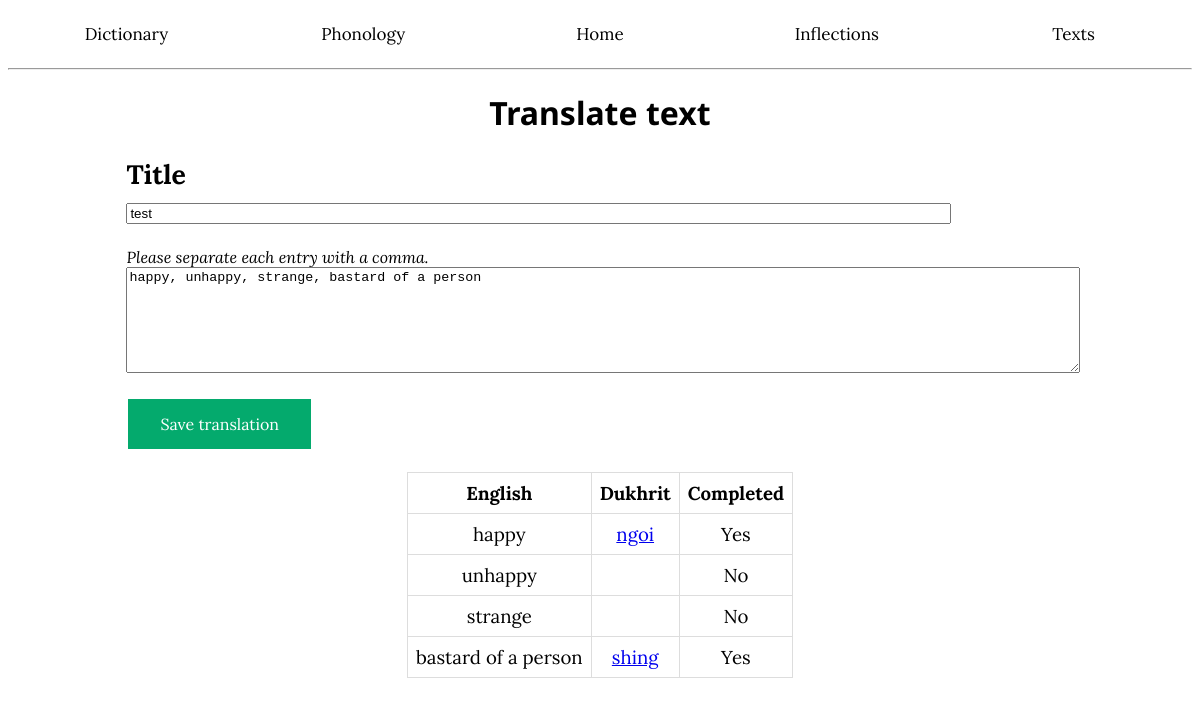
/checklist/3, run on the app's committed database.
### app/models.py (models this page shows, shortened)
class Texts(db.Model):
    __tablename__ = 'Texts'
    id: so.Mapped[int] = so.mapped_column(primary_key=True)
    title: so.Mapped[str] = so.mapped_column(index=True)
    status: so.Mapped[str] = so.mapped_column(index=True)
    content: so.Mapped[str] = so.mapped_column()
    translation: so.Mapped[str] = so.mapped_column(nullable=True)

class Lexicon(db.Model):
    __tablename__ = 'Lexicon'
    id: so.Mapped[int] = so.mapped_column(primary_key=True)
    word: so.Mapped[str] = so.mapped_column(sa.String(50), index=True)
    pronunciation: so.Mapped[str] = so.mapped_column(sa.String(50), nullable=True)
    conscript: so.Mapped[str] = so.mapped_column(sa.String(50), nullable=True)
    definition: so.Mapped[str] = so.mapped_column(sa.String(255), index=True)
    partofspeech: so.Mapped[str] = so.mapped_column(nullable=True)
    infclass: so.Mapped[str] = so.mapped_column(sa.String(10), nullable=True)
    wordclass: so.Mapped[int] = so.mapped_column(sa.String(1), nullable=True)
    notes: so.Mapped[str] = so.mapped_column(nullable=True)
    etymology: so.Mapped[str] = so.mapped_column(nullable=True)
    irregular: so.Mapped[bool] = so.mapped_column()

### app/routes.py (the view)
@app.route('/checklist/<id>', methods=['GET', 'POST'])
def editchecklist(id):
    match = Texts.query.filter(Texts.id == id).first()
    form = modifyText(obj=match)
    checklist = match.content.split(", ")
    exist = []
    complete = []
    if form.validate_on_submit():
        flash('Checklist has been updated.')
        match.title = form.title.data
        match.content = form.content.data
        return redirect(request.url)
    for entry in checklist:
        m2 = Lexicon.query.filter(Lexicon.definition.icontains(entry)).order_by(collate(Lexicon.word, 'NOCASE')).first()
        if m2 is not None:
            exist.append(m2.word)
            complete.append("Yes")
        else:
            exist.append("")
            complete.append("No")
    return render_template('modifychecklist.html', match=match, form=form, checklist=checklist,
                           exist=exist, complete=complete)

### app/forms.py
class modifyText(FlaskForm):
    title = StringField('Title', validators=[DataRequired()])
    content = TextAreaField('Original content', validators=[DataRequired()])
    submit = SubmitField('Save translation')

### app/templates/modifychecklist.html (shortened to what this page needs)
<!DOCTYPE html>
<html lang="en">
<head>
</head>
<body>
{% extends "base.html" %}
{% block content %}
<h1>Translate text</h1>
<form action="" method="post" novalidate>
    <h2>
        {{ form.title.label }}<br>{{ form.title(size=100) }}
    </h2>
    <subp style="margin-left: 10%;"><em>Please separate each entry with a comma.</em></subp>
    <br>
    {{ form.content(style="height: 100px; width: 80%; word-wrap: break-word; word-break: break-all; margin-left: 10%;") }}
    <p> {{ form.submit(class_="grb gena") }} </p>
    <table>
        <tbody>
        <tr>
            <td><b>English</b></td>
            <td><b>Dukhrit</b></td>
            <td><b>Completed</b></td>
        </tr>
        {% for word in checklist %}
        <tr>
            <td>
                {{ word }}
            </td>
            <td>
                <a href="{{ url_for('word', name=word) }}">{{ exist[checklist.index(word)] }}</a>
            </td>
            <td>
                {{ complete[checklist.index(word)] }}
            </td>
        </tr>
        {% endfor %}
        </tbody>
    </table>
</form>
{% endblock %}

### app/static/style.css (style rules this page uses)
p, th, td { color: black; font-family: "Lora", serif; font-size: 14pt; font-weight: 400; text-align: left; margin-left: 10%; margin-right: 10%; }
subp { color: black; font-family: "Lora", serif; font-size: 12pt; font-weight: 200; text-align: left; margin-left: 0%; margin-right: 0%; text-indent: 0px; }
h1 { color: black; font-family: "Noto Sans", sans-serif; font-size: 24pt; text-align: center; font-weight: 700; margin-left: 20%; margin-right: 20%; }
h2 { color: black; font-family: "Lora", sans-serif; font-size: 20pt; text-align: left; font-weight: 700; margin-left: 10%; margin-right: 10%; }
.grb { background-color: #e7e7e7; border: none; color: black; padding: 15px 32px; text-align: center; text-decoration: none; display: inline-block; font-size: 16px; margin: 4px 2px; cursor: pointer; font-family: "Lora", serif }
.gena { background-color: #04AA6D; color: white; }
td, th, td[colspan="3"] { border: 1px solid #ddd; padding: 8px; text-align: center; vertical-align: middle; }
table { border-collapse: collapse; margin-left: auto; margin-right: auto; }

### data on the page
Texts: title "test", content "happy, unhappy, strange, bastard of a person"
Lexicon: word "ngoi"
Lexicon: word "shing"

### other printed values
{{ word }} "happy" "unhappy" "strange" "bastard of a person"
{{ complete[checklist.index(word)] }} "Yes" "No" "No" "Yes"
